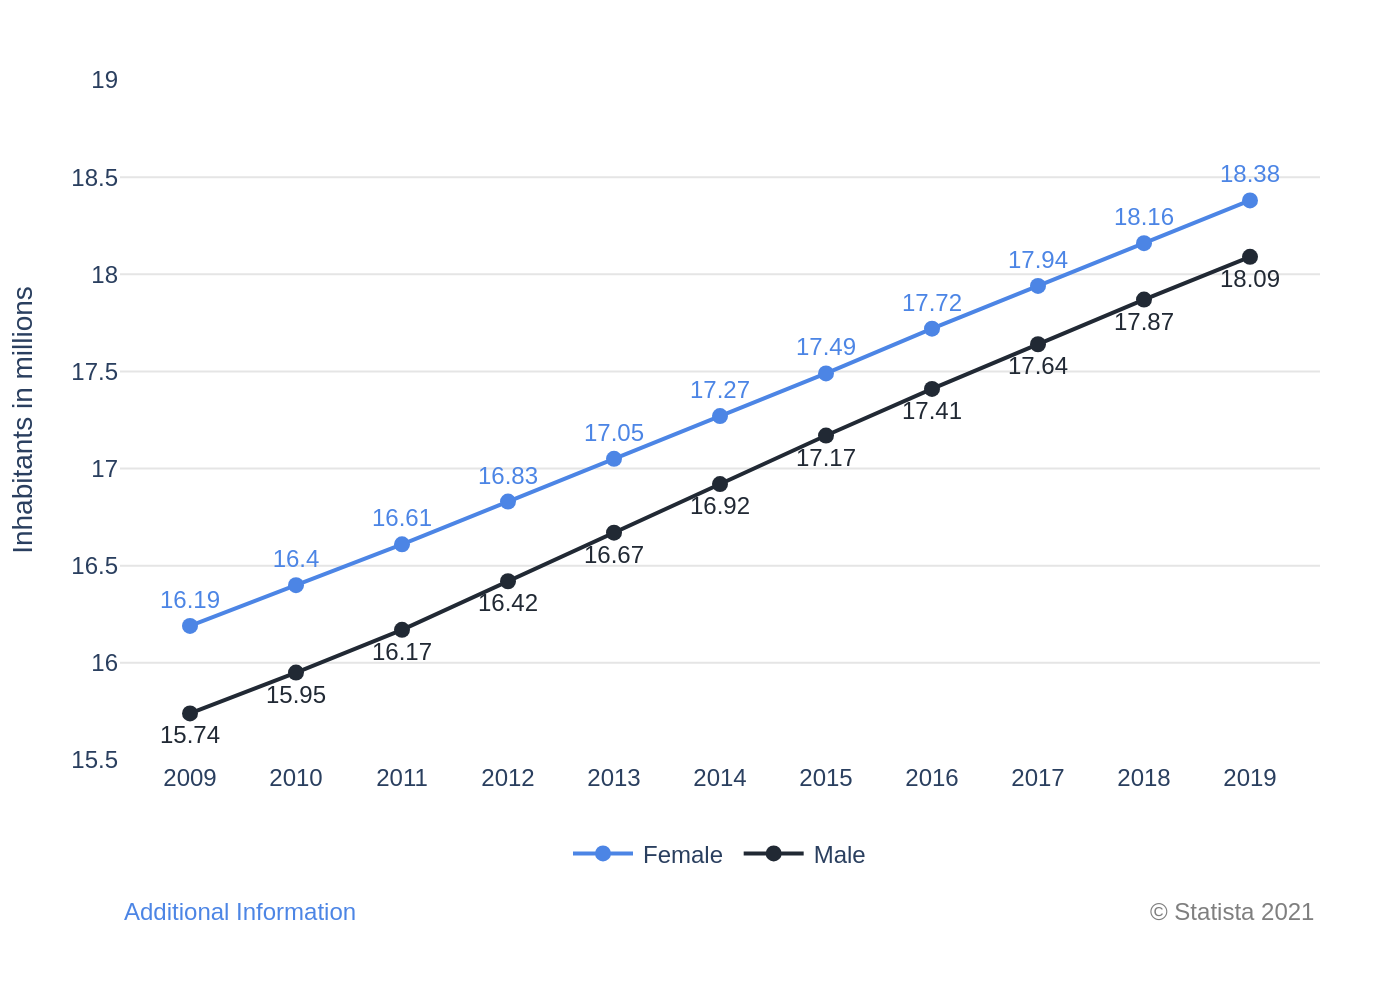

Reproduce this figure in Python.
import sys
import json
import plotly.graph_objects as go

# Check if the JSON file path is provided as a command-line argument
if len(sys.argv) != 2:
    print("Usage: python create_chart.py <path_to_json_file>")
    sys.exit(1)

json_path = sys.argv[1]

# Load data from the specified JSON file
try:
    with open(json_path, 'r', encoding='utf-8') as f:
        chart_config = json.load(f)
except FileNotFoundError:
    print(f"Error: The file {json_path} was not found.")
    sys.exit(1)
except json.JSONDecodeError:
    print(f"Error: Failed to decode JSON from {json_path}.")
    sys.exit(1)

# Extract data from the loaded JSON
chart_data = chart_config.get('chart_data', [])
texts = chart_config.get('texts', {})
colors = chart_config.get('colors', [])

# Initialize the figure
fig = go.Figure()

# Add traces for each data series
text_positions = ['top center', 'bottom center']
for i, series in enumerate(chart_data):
    fig.add_trace(go.Scatter(
        x=series['x'],
        y=series['y'],
        name=series['name'],
        mode='lines+markers+text',
        line=dict(color=colors[i]),
        marker=dict(color=colors[i], size=8),
        text=series['y'],
        textposition=text_positions[i % len(text_positions)],
        textfont=dict(
            family="Arial",
            size=12,
            color=colors[i]
        )
    ))

# Create annotations for source and note
annotations = []
if texts.get('note'):
    annotations.append(dict(
        xref='paper', yref='paper',
        x=0, y=-0.25,
        xanchor='left', yanchor='bottom',
        text=f"<span style='color:#4C85E5;'>{texts['note']}</span>",
        showarrow=False,
        font=dict(family="Arial", size=12)
    ))
if texts.get('source'):
    annotations.append(dict(
        xref='paper', yref='paper',
        x=1, y=-0.25,
        xanchor='right', yanchor='bottom',
        text=texts['source'],
        showarrow=False,
        font=dict(family="Arial", size=12, color="#7f7f7f")
    ))

# Update layout
fig.update_layout(
    font=dict(family="Arial", size=12),
    plot_bgcolor='white',
    xaxis=dict(
        tickvals=chart_data[0]['x'],
        showgrid=False,
        zeroline=False,
        title_text=texts.get('x_axis_title')
    ),
    yaxis=dict(
        range=[15.5, 19],
        gridcolor='#E5E5E5',
        zeroline=False,
        title_text=texts.get('y_axis_title')
    ),
    legend=dict(
        orientation="h",
        yanchor="bottom",
        y=-0.18,
        xanchor="center",
        x=0.5
    ),
    margin=dict(l=60, r=40, t=40, b=120),
    annotations=annotations,
    showlegend=True
)

# Define output filename based on the input JSON filename
if json_path.endswith('.json'):
    output_filename = json_path[:-5] + '.png'
else:
    output_filename = json_path + '.png'

# Save the figure as a high-resolution PNG image
fig.write_image(output_filename, scale=2)

print(f"Chart saved to {output_filename}")
